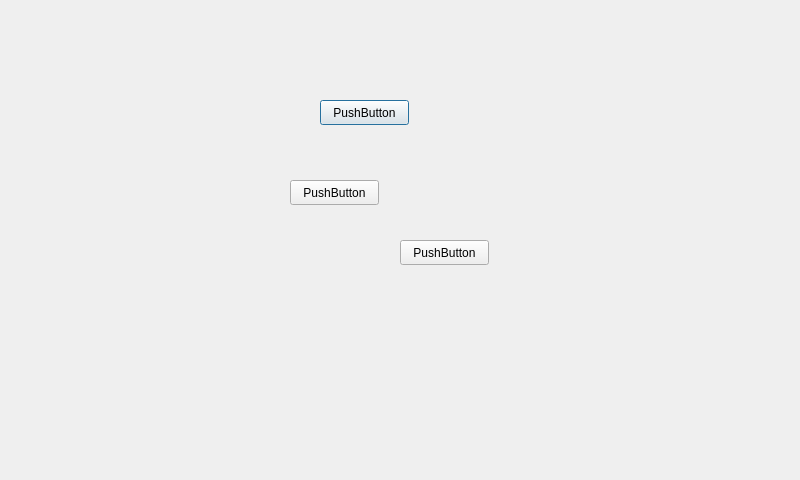
<?xml version="1.0" encoding="UTF-8"?>
<ui version="4.0">
 <class>GzwsHistory</class>
 <widget class="QDialog" name="GzwsHistory">
  <property name="geometry">
   <rect>
    <x>0</x>
    <y>0</y>
    <width>800</width>
    <height>480</height>
   </rect>
  </property>
  <property name="windowTitle">
   <string>Dialog</string>
  </property>
  <widget class="QPushButton" name="pushButton">
   <property name="geometry">
    <rect>
     <x>320</x>
     <y>100</y>
     <width>89</width>
     <height>25</height>
    </rect>
   </property>
   <property name="text">
    <string>PushButton</string>
   </property>
  </widget>
  <widget class="QPushButton" name="pushButton_2">
   <property name="geometry">
    <rect>
     <x>290</x>
     <y>180</y>
     <width>89</width>
     <height>25</height>
    </rect>
   </property>
   <property name="text">
    <string>PushButton</string>
   </property>
  </widget>
  <widget class="QPushButton" name="pushButton_3">
   <property name="geometry">
    <rect>
     <x>400</x>
     <y>240</y>
     <width>89</width>
     <height>25</height>
    </rect>
   </property>
   <property name="text">
    <string>PushButton</string>
   </property>
  </widget>
 </widget>
 <resources/>
 <connections/>
</ui>
